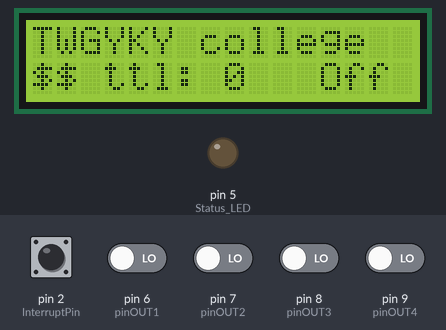
Bench run of a sketch on a simulated Arduino Uno, built with avr-gcc and run on an emulated ATmega328P. Parts: 16×2 character LCD, output pins drawn as LEDs (lit = HIGH). The test bench sets the inputs (shaded band); at power-on: pin 2 (InterruptPin) HIGH, pin 6 (pinOUT1), pin 7 (pinOUT2), pin 8 (pinOUT3), pin 9 (pinOUT4) LOW. What the sketch prints to the serial monitor is not drawn.

Above: at 1.2 s.
1.3 s: pin 2 (InterruptPin) pulled LOW for 0.15 s
At 1.6 s:
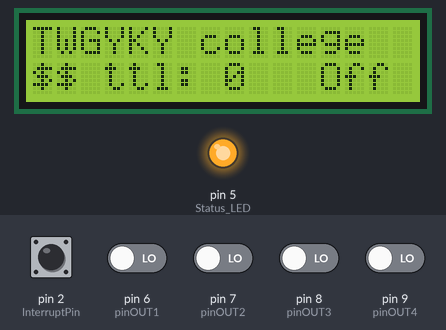
Timing chart, 0 to 4.3 s (numbered marks = the images above; inputs shaded):
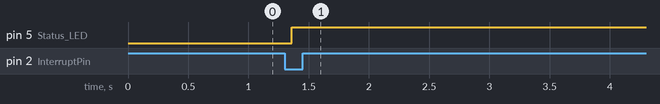

The sketch:

money_count.ino
```cpp
/*
 * TWG STEM course
 * Coin sorter demonstration program
 * Prepared by Brian Ho
 * www.Treasuremarktech.com
 * Date : 30/10/2019
 *
 */
// include the necessary library
#include <Wire.h> // I2C library for I2C control
#include <LiquidCrystal_I2C.h> // The code converter and command control for LCD 1602
#include <TimerOne.h> // The game timer counter library
//#include <NewTone.h>


LiquidCrystal_I2C lcd(0x27,16,2);//setup liquidCrystal dispaly 1602 at address 0x27


//Declare the Motor control pins
const int motorA = 3;
const int motorB = 4;
// end declaration

// Declare the On/Off LED and interrupt pins
const byte Status_LED = 5;
const byte InterruptPin =2;
// End Declare

// Declare the IR counter input pins
const int pinOUT1 = 6;
const int pinOUT2 = 7;
const int pinOUT3 = 8;
const int pinOUT4 = 9;
// End Declare

//cDeclare the Buzzer pins
const int buz = 10;
// end declare

// Initialize the pins status
int IRvalue1 = 0;
int IRvalue2 = 0;
int IRvalue3 = 0;
int IRvalue4 = 0;


// setup the timer count to zero and the money lump sum

int Time_Rec = 0;
int money_count =0;

// end declare

//Declare the game status
bool Time_Over = false; // initial status the machine halt. so the game over is true
volatile bool tempstate = false;

void setup()
  {
  Serial.begin(9600);
  // setup the IR input pins for 4 types of coins
  pinMode(pinOUT1,INPUT);
  pinMode(pinOUT2,INPUT);
  pinMode(pinOUT3,INPUT);
  pinMode(pinOUT4,INPUT);
  // setup the Status LED output pins to show the status
  pinMode(Status_LED,OUTPUT);
  // The following pin 2 is the on off pin, we use interrupt to trigger
  pinMode(InterruptPin, INPUT_PULLUP);
  // timer interrupt setup
  attachInterrupt(digitalPinToInterrupt(InterruptPin),OnOff,CHANGE);
  Timer1.initialize(500000); // initialize the timer as 0.5 seconds a cycyle
  Timer1.attachInterrupt(Count_Timer);
  //the following set up the LCD display
  lcd.init(); // initialize the LCD display
  lcd.backlight(); // turn on the LCD backlight
  lcd.setCursor(0,0);
  lcd.print("TWGYKY college"); // display the school logo or team name

  }

void Write_LCD_Display()
  {
      lcd.backlight(); // turn on the LCD backlight
      lcd.setCursor(0,1);
      lcd.print("$$ ttl: ");
      lcd.setCursor(8,1);
      lcd.print(money_count); // display the total amount
      lcd.setCursor(12,1); // locate the second column end to display the status of On/Off
          if (tempstate == true)
            {
              lcd.print("ON ");
            }
          else
            {
              lcd.print("Off ");
            }
  }


void Motor_ON ()
{
  digitalWrite(motorA, HIGH);
  digitalWrite(motorB,LOW);

}
void Motor_OFF ()
{
  digitalWrite(motorA, LOW);
  digitalWrite(motorB,LOW);

}

void OnOff()
    {
      // Change the status
      tempstate = true;
      // when TRUE turn motor on, when false stop the motor
      Time_Rec = 0;//set timer starting from zero
      money_count = 0;// reset the money count memory after restart
      Time_Over = false;//set the time loop not finished yet

    }

void Count_Timer()
{
  Time_Rec = Time_Rec+1;

  //Write_LCD_Display(); // every half seconds display one times

  if (Time_Rec >30) // in case the counter not reset, means no coins after 10seconds, the Game_Over to True, then and motor stop, until external interrupt reset the time_rec and game_Over status
  {
    Time_Over =true;
    Motor_OFF();
    digitalWrite(Status_LED,LOW);// turn off the status LEd show no working
    Time_Rec =0;
    tempstate = false;
  }


//Debug line display the status without assembly

  Serial.print("Status :");
  Serial.print("1D :");
  Serial.print(IRvalue1);
  Serial.print(" ;");
  Serial.print("2D :");
  Serial.print(IRvalue2);
  Serial.print(" ;");
  Serial.print("5D :");
  Serial.print(IRvalue3);
  Serial.print(" ;");
  Serial.print("TD :");
  Serial.print(IRvalue4);
  Serial.print(" ;");
  Serial.print("GAME :");
      if (Time_Over==true)
          {
            Serial.print("Y");
          }
      else
          {
            Serial.print("N");
          }
  Serial.print(" ; ");
  Serial.print("SWT :");
      if (tempstate==true)
          {
            Serial.print("Y");
          }
      else
          {
            Serial.print("N");
          }
  Serial.print(" ; ");
  Serial.print("Tcnt:");
  Serial.print(Time_Rec);
  Serial.print(" ; ");
  Serial.print("Money_ttl :");
  Serial.println(money_count);


//end debug serial print routine
  if (tempstate==true)
  {
    digitalWrite(13,HIGH);
  }
  else
  {
    digitalWrite(13,LOW);
  }


}

void loop()
{

  if (tempstate==true)
  {
    Motor_ON(); // turn on the rotary box to screen out the coins
    digitalWrite(Status_LED, HIGH);//light on to show going to count
  }

  while ((Time_Over==false)&&(tempstate ==true)) // when the timer not count no operation up to 10seconds
  {
    IRvalue1 = digitalRead(pinOUT1);
      if(IRvalue1==0)
          {
            money_count = money_count+1; // increase the money amount to 1, make sure the pins match with the coins value
             digitalWrite(buz,HIGH);
              delay(200);
              digitalWrite(buz,LOW);
            Time_Rec = 0;// reset the Timer counter, unless when timer over 20, the program stop. this make sure if keep counting, the machine will carry on
          }

    IRvalue2 = digitalRead(pinOUT2);
        if(IRvalue2==0)
          {
            money_count = money_count+2;// increase the money amount to 2, make sure the pins match with the coins value
             digitalWrite(buz,HIGH);
              delay(200);
              digitalWrite(buz,LOW);
            Time_Rec = 0; // reset the Timer counter, unless when timer over 20, the program stop. this make sure if keep counting, the machine will carry on
          }


    IRvalue3 = digitalRead(pinOUT3);
        if(IRvalue3==0)
          {
              money_count = money_count+5;// increase the money amount to 5, make sure the pins match with the coins value
              digitalWrite(buz,HIGH);
              delay(200);
              digitalWrite(buz,LOW);
              Time_Rec = 0;// reset the Timer counter, unless when timer over 20, the program stop. this make sure if keep counting, the machine will carry on
          }
    IRvalue4 = digitalRead(pinOUT4);
        if(IRvalue4==0)
          {
              money_count = money_count+10;// increase the money amount to 10, make sure the pins match with the coins value
              digitalWrite(buz,HIGH);
              delay(200);
              digitalWrite(buz,LOW);
              Time_Rec = 0;// reset the Timer counter, unless when timer over 20, the program stop. this make sure if keep counting, the machine will carry on
          }

   }

    Write_LCD_Display(); // every half seconds display one times

    delay(100);
  }
```

Measured:
- after the input at 1.3 s, pin 5 (Status_LED): LOW → HIGH after 0.06 s
